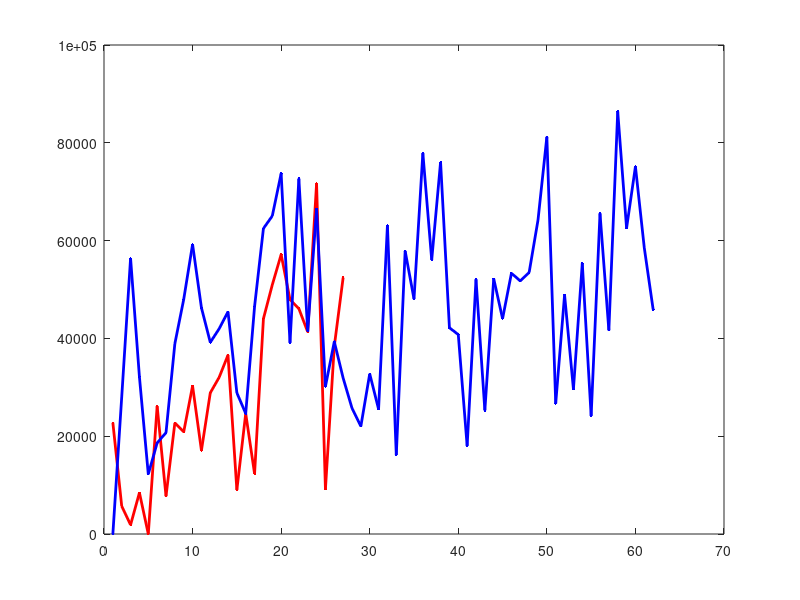

Reproduce this figure in MATLAB.
y=[0, 28010, 56380, 32120, 12230, 18630, 20720, 38930, 47980, 59230, 46270, 39190, 41970, 45450, 28860, 24650, 46530, 62480, 65040, 73720, 39090, 72670, 41480, 66470, 30160, 39330, 31890, 25730, 22030, 32760, 25530, 63100, 16150, 57880, 48060, 77900, 56050, 76060, 42180, 40780, 18020, 52090, 25290, 52200, 44040, 53320, 51750, 53490, 64200, 81210, 26720, 48890, 29630, 55350, 24150, 65570, 41660, 86410, 62560, 75140, 58520, 45920];
erosszam=[1:length(y)];

y2=[22750, 5700, 1870, 8440, 0, 26150, 7740, 22710, 20890, 30280, 17100, 28870, 32030, 36590, 9010, 24630, 12320, 44030, 50950, 57150, 47950, 46090, 41320, 71650, 9180, 38380, 52430];
atlagszam=[1:length(y2)];
figure;

plot(atlagszam,y2,"r", "linewidth", 2, "marker",".",erosszam,y,"b", "linewidth", 2, "marker","." );
axis([0 70 0 100000]);
